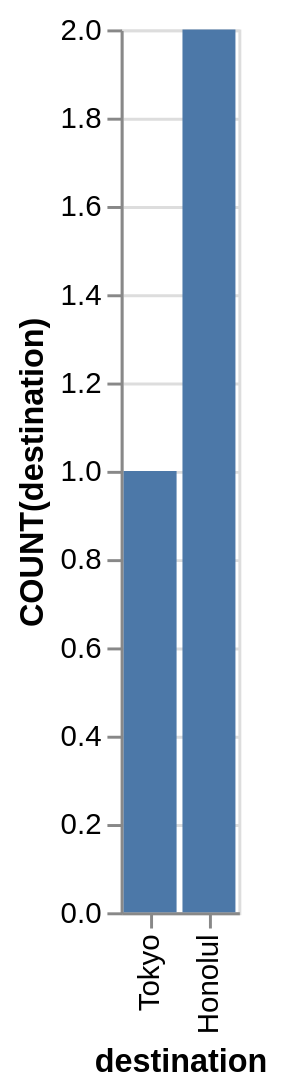

Source (Vega-Lite JSON):
### Vega-Lite specification from a JSON file in a GitHub repository (floating-point values rounded to 4 significant figures)
{"data": {"values": [{"x_data": "Honolul", "y_data": 2}, {"x_data": "Tokyo", "y_data": 1}]}, "mark": "bar", "encoding": {"x": {"field": "x_data", "type": "nominal", "title": "destination", "sort": "descending"}, "y": {"field": "y_data", "type": "quantitative", "title": "COUNT(destination)"}}}
